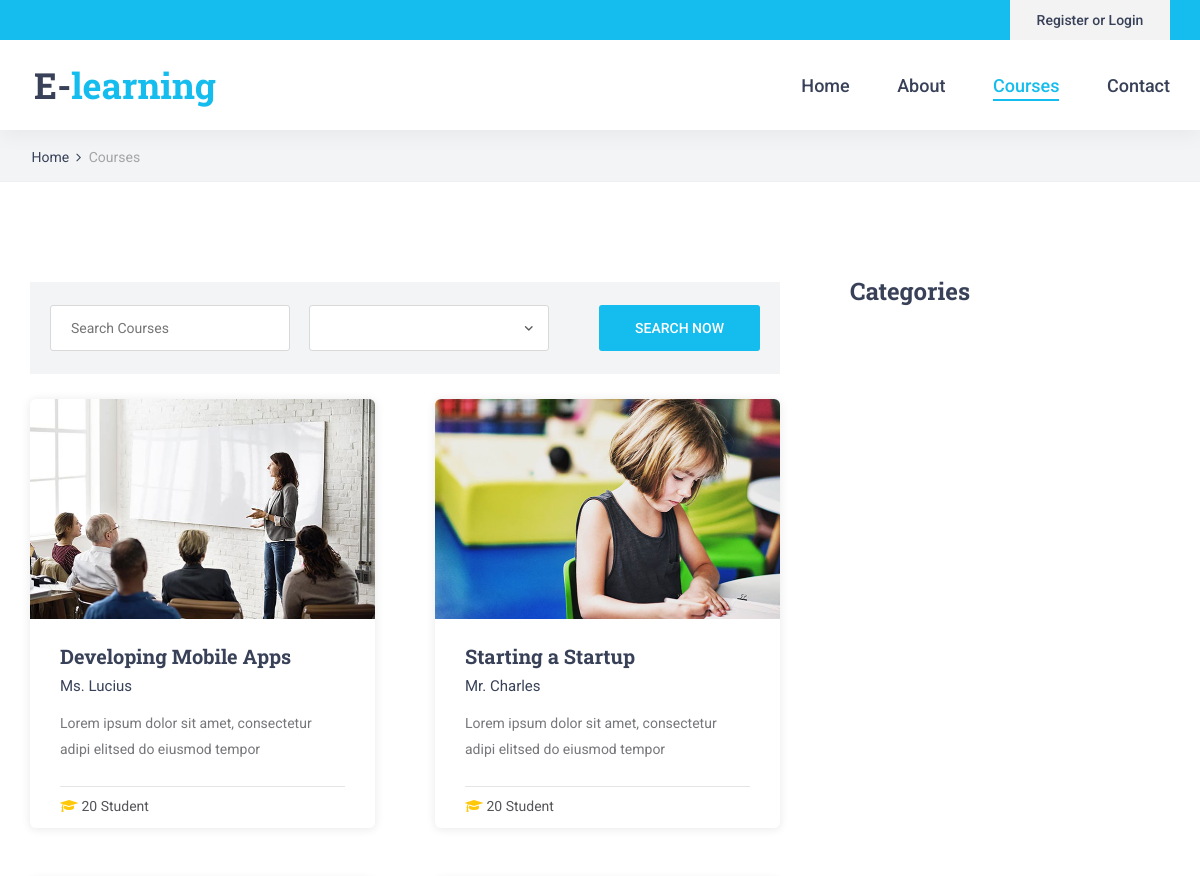
Before: /Student/course/course_list.php (upper part) with the older database file.
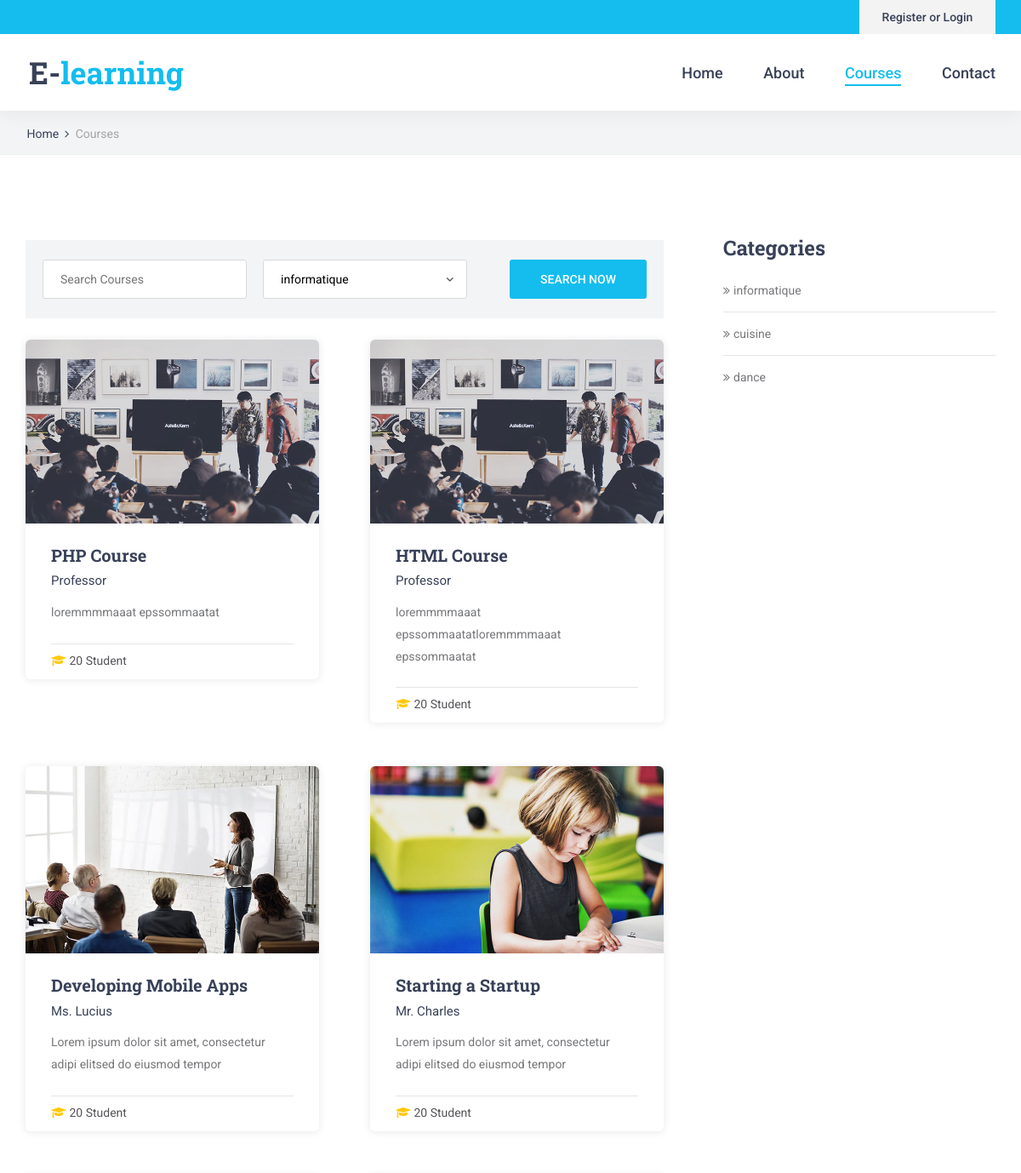
After: the same page with the newer database file.
### tables this page shows
CREATE TABLE `course` (
  `id_course` int(15) NOT NULL,
  `name` varchar(60) NOT NULL,
  `description` varchar(100) NOT NULL,
  `syllabus` varchar(100) NOT NULL,
  `id_prof` int(15) NOT NULL,
  `image_course` varchar(100) NOT NULL,
  `id_category` int(11) NOT NULL
);

CREATE TABLE `account` (
  `id_account` int(15) NOT NULL,
  `full_name` varchar(30) DEFAULT NULL,
  `email` varchar(35) DEFAULT NULL,
  `password` varchar(11) NOT NULL,
  `date` date NOT NULL,
  `type` varchar(11) NOT NULL
);

CREATE TABLE `category` (
  `id_category` int(11) NOT NULL,
  `label_category` varchar(100) NOT NULL
);

### Student/course/course_list.php (the view, shortened to what this page needs)
<?php
    include_once("../../Database/db_connection.php");
?>
<!DOCTYPE html>
<html lang="en">
<head>
    <link rel="stylesheet" type="text/css" href="../styles/bootstrap4/bootstrap.min.css">
    <link href="../plugins/font-awesome-4.7.0/css/font-awesome.min.css" rel="stylesheet" type="text/css">
    <link href="../plugins/colorbox/colorbox.css" rel="stylesheet" type="text/css">
    <link rel="stylesheet" type="text/css" href="../plugins/OwlCarousel2-2.2.1/owl.carousel.css">
    <link rel="stylesheet" type="text/css" href="../plugins/OwlCarousel2-2.2.1/owl.theme.default.css">
    <link rel="stylesheet" type="text/css" href="../plugins/OwlCarousel2-2.2.1/animate.css">
    <link rel="stylesheet" type="text/css" href="../styles/courses.css">
    <link rel="stylesheet" type="text/css" href="../styles/courses_responsive.css">
</head>
<body>
    <div class="super_container">
        <header class="header">
            <div class="top_bar">
                <div class="top_bar_container">
                    <div class="container">
                        <div class="row">
                            <div class="col">
                                <div class="top_bar_content d-flex flex-row align-items-center justify-content-start">
                                    <div class="top_bar_login ml-auto">
                                        <div class="login_button"><a href="../signup/sign_up.php">Register or Login</a></div>
                                    </div>
                                </div>
                            </div>
                        </div>
                    </div>
                </div>
            </div>
            <div class="header_container">
                <div class="container">
                    <div class="row">
                        <div class="col">
                            <div class="header_content d-flex flex-row align-items-center justify-content-start">
                                <div class="logo_container">
                                    <a href="#">
                                        <div class="logo_text">E-<span>learning</span></div>
                                    </a>
                                </div>
                                <nav class="main_nav_contaner ml-auto">
                                    <ul class="main_nav">
                                        <li><a href="../index.php">Home</a></li>
                                        <li><a href="../general/about.php">About</a></li>
                                        <li class="active"><a href="course_list.php">Courses</a></li>
                                        <li><a href="../general/contact.php">Contact</a></li>
                                    </ul>
                                </nav>
                            </div>
                        </div>
                    </div>
                </div>
            </div>
        </header>
        <div class="home">
            <div class="breadcrumbs_container">
                <div class="container">
                    <div class="row">
                        <div class="col">
                            <div class="breadcrumbs">
                                <ul>
                                    <li><a href="index.html">Home</a></li>
                                    <li>Courses</li>
                                </ul>
                            </div>
                        </div>
                    </div>
                </div>
            </div>
        </div>
        <div class="courses">
            <div class="container">
                <div class="row">
                    <div class="col-lg-8">
                        <div class="courses_search_container">
                            <form action="#" id="courses_search_form" class="courses_search_form d-flex flex-row align-items-center justify-content-start">
                                <input type="search" class="courses_search_input" placeholder="Search Courses" required="required">
                                <select id="courses_search_select" class="courses_search_select courses_search_input">
                                <?php
                                    $cat = mysqli_query($conn, "SELECT * from category");
                                    if(mysqli_num_rows($cat) > 0){
                                        while($rowCat = mysqli_fetch_array($cat)){
                                            echo '<option>'.$rowCat["label_category"].'</option>';
                                        }
                                    }
                                ?>
                                </select>
                                <button action="submit" class="courses_search_button ml-auto">search now</button>
                            </form>
                        </div>
                        <div class="courses_container">
                            <div class="row courses_row">
                                <?php
                                    $course = mysqli_query($conn, "SELECT * from course");
                                    if(mysqli_num_rows($course) > 0){
                                        while($row = mysqli_fetch_array($course)){
                                            echo '
                                            <div class="col-lg-6 course_col">
                                            <div class="course">
                                            <div class="course_image"><img src="../../Admin/image_course/blog_4.jpg" alt=""></div>
                                            <div class="course_body">
                                                <h3 class="course_title"><a href="course.php">'.$row["name"].'</a></h3>';
                                            $id_prof = $row["id_prof"];
                                            $prof = mysqli_query($conn, "SELECT * from account where id_account = $id_prof");
                                            $row_account = mysqli_fetch_array($prof);
                                            echo '
                                                <div class="course_teacher">'.$row_account["full_name"].'</div>
                                                <div class="course_text">
                                                    <p>'.$row["description"].'</p>
                                                </div>
                                            </div>
                                            <div class="course_footer">
                                                <div class="course_footer_content d-flex flex-row align-items-center justify-content-start">
                                                    <div class="course_info">
                                                        <i class="fa fa-graduation-cap" aria-hidden="true"></i>
                                                        <span>20 Student</span>
                                                    </div>
                                                </div>
                                            </div>
                                        </div>
                                        </div>
                                            ';
                                        }
                                    }
                                ?>
                                <div class="col-lg-6 course_col">
                                    <div class="course">
                                        <div class="course_image"><img src="../images/course_5.jpg" alt=""></div>
                                        <div class="course_body">
                                            <h3 class="course_title"><a href="course.php">Developing Mobile Apps</a></h3>
                                            <div class="course_teacher">Ms. Lucius</div>
                                            <div class="course_text">
                                                <p>Lorem ipsum dolor sit amet, consectetur adipi elitsed do eiusmod tempor</p>
                                            </div>
                                        </div>
                                        <div class="course_footer">
                                            <div class="course_footer_content d-flex flex-row align-items-center justify-content-start">
                                                <div class="course_info">
                                                    <i class="fa fa-graduation-cap" aria-hidden="true"></i>
                                                    <span>20 Student</span>
                                                </div>
                                            </div>
                                        </div>
                                    </div>
                                </div>
                                <div class="col-lg-6 course_col">
                                    <div class="course">
                                        <div class="course_image"><img src="../images/course_6.jpg" alt=""></div>
                                        <div class="course_body">
                                            <h3 class="course_title"><a href="course.php">Starting a Startup</a></h3>
                                            <div class="course_teacher">Mr. Charles</div>
                                            <div class="course_text">
                                                <p>Lorem ipsum dolor sit amet, consectetur adipi elitsed do eiusmod tempor</p>
                                            </div>
                                        </div>
                                        <div class="course_footer">
                                            <div class="course_footer_content d-flex flex-row align-items-center justify-content-start">
                                                <div class="course_info">
                                                    <i class="fa fa-graduation-cap" aria-hidden="true"></i>
                                                    <span>20 Student</span>
                                                </div>
                                            </div>
                                        </div>
                                    </div>
                                </div>
                            </div>
                        </div>
                    </div>
                    <div class="col-lg-4">
                        <div class="sidebar">
                            <div class="sidebar_section">
                                <div class="sidebar_section_title">Categories</div>
                                <div class="sidebar_categories">
                                    <ul>
                                    <?php
                                        $cat = mysqli_query($conn, "SELECT * from category");
                                        if(mysqli_num_rows($cat) > 0){
                                            while($rowCat = mysqli_fetch_array($cat)){
                                                echo '
                                                <li><a href="#">'.$rowCat["label_category"].'</a></li>
                                                ';
                                            }
                                        }
                                    ?>
                                    </ul>
                                </div>
                            </div>
                        </div>
                    </div>
                </div>
            </div>
        </div>
    </div>
</body>
</html>

Changed rows visible on the page:
added course: name "PHP Course", account.full_name "Professor", description "loremmmmaaat epssommaatat"
added course: name "HTML Course", account.full_name "Professor", description "loremmmmaaat epssommaatatloremmmmaaat epssommaatat"
added category: label_category "informatique"
added category: label_category "cuisine"
added category: label_category "dance"
Other visible differences:
form field value: (not shown) → "informatique"
